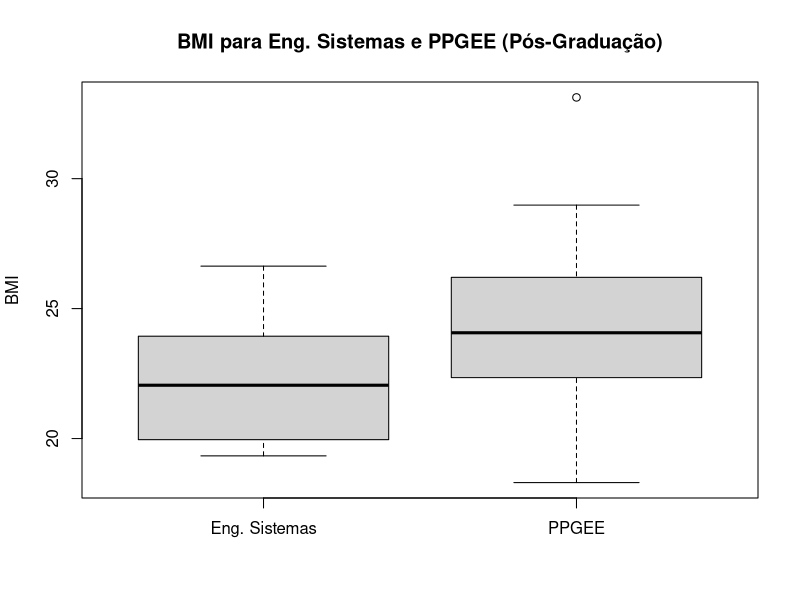
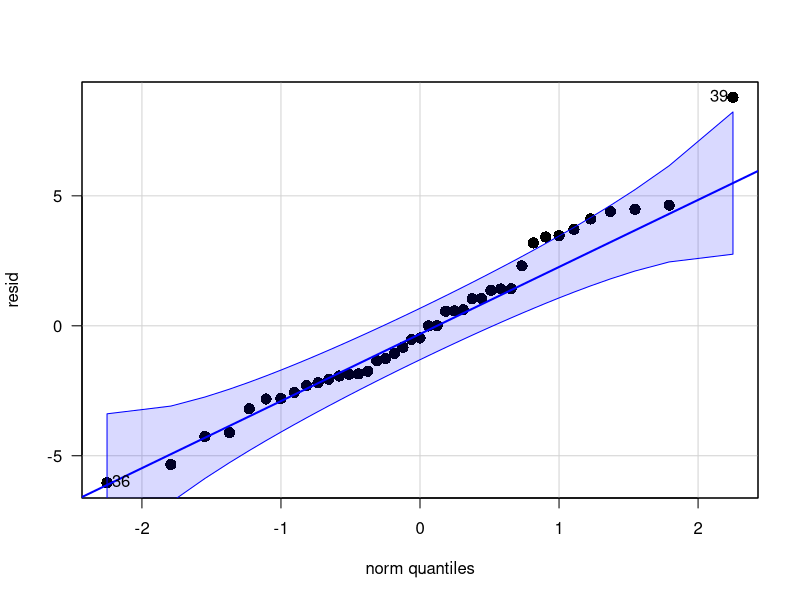

The R source for these figures, in order:
########################################
#          ESTUDO DE CASO 2            #
#                                      #
#Equipe: Gustavo Vieira Costa          #
#        Rafael Carneiro de Castro     #
#        Thaís Matos Acácio            #
########################################

#Ler dados de entrada
dados <- read.table("bmi_20161.csv", header=TRUE, sep=",");
sis <- dados[which(dados$Course=='EngSis'),];
ppgee <- dados[which(dados$Course=='PPGEE'),];

#Cálculo do BMI
bmiEngSis <- sis$Weight.kg/((sis$Height.cm/100)^2);
bmiPpgee <- ppgee$Weight.kg/((ppgee$Height.cm/100)^2);

#Boxplot
boxplot(bmiEngSis, bmiPpgee, ylab="BMI",
         names=c("Eng. Sistemas","PPGEE"), col = "lightgray",
         main="BMI para Eng. Sistemas e PPGEE (Pós-Graduação)");

# qqPlot para testar a normalidade dos residuos
require("car");
resid <- c(bmiEngSis - mean(bmiEngSis), bmiPpgee - mean(bmiPpgee));
qqPlot(resid,
       pch=16,
       cex=1.5,
       las=1);
# É aproximadamente uma reta. Então a normalidade é aceitável.

# Executar teste de igualdade de variancia
var.test(bmiEngSis, bmiPpgee, alternitive="two.sided",conf.level=0.95);
# Como p-value > alpha, a hipótese nula não foi rejeitada. Sendo
# assim, não se pode falar com certeza que as variâncias não são iguais.

# Test t com variancias iguais
t.test(bmiEngSis, bmiPpgee,
      alternative = "two.sided",
      mu = 0,
      var.equal = TRUE,
      conf.level = 0.95);
#P-Value > alpha não rejeita a hipótese nula.


# Estimativa do tamanho de efeito = 1.5
# Calcular a potência do teste para variância igual
require("pwr");
pwr.t2n.test(n1 = 13,
             n2 = 28,
             d = 1.5,
             sig.level = 0.05,
             alternative = "two.sided");
#Obter a quantidade de amostras da engenharia de sistemas para ter uma potência
# de 99%.
pwr.t2n.test(power = 0.99,
             n2 = 28,
             d = 1.5,
             sig.level = 0.05,
             alternative = "two.sided");
#Obter a quantidade de amostras da ppgee para ter uma potência
# de 99%.
pwr.t2n.test(power = 0.99,
             n1 = 13,
             d = 1.5,
             sig.level = 0.05,
             alternative = "two.sided");
